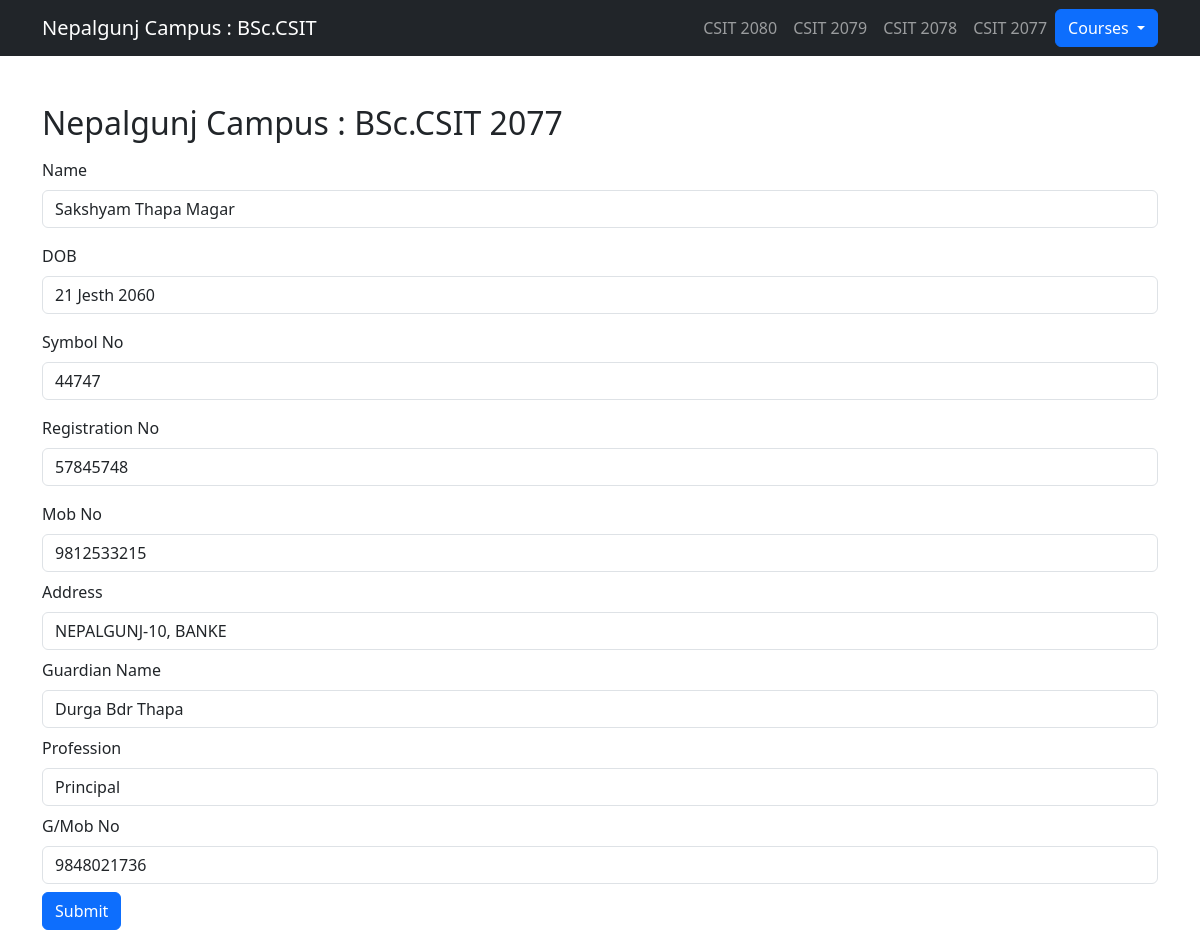
The page /csit/formcsit77/editcsit77/1 on the database its author committed.
### csit/models.py (models this page shows, shortened)
class Csit_2077(models.Model):
    name = models.CharField(max_length=50)
    dob = models.CharField(max_length=30)
    symbol = models.CharField(max_length=20)
    reg = models.CharField(max_length=50)
    mob = models.CharField(max_length=10)
    add = models.CharField(max_length=60)
    guardian = models.CharField(max_length=50)
    prof = models.CharField(max_length=50)
    mobs = models.CharField(max_length=10)
    class Meta:
        db_table = "csit2077"

### csit/views_csit.py (the view, shortened to what this page needs)
# urls.py: path("/formcsit77/editcsit77/<pk>", views_csit.editcsit77, name="editcsit77"),
def editcsit77(request, pk):
    dm = Csit_2077.objects.get(id=pk)
    return render(request, "csit/editcsit77.html", {'dm':dm})

### csit/templates/csit/editcsit77.html (shortened to what this page needs)
{% extends 'csit/base.html' %}
{% block content %}
  <body>
    <div class="container mt-5">
        <h2 class="mb-3">Nepalgunj Campus : BSc.CSIT 2077</h2>
        <form action="{% url 'editcsit77' dm.id %}" method="post">
            <div class="mb-3">
                <label class="form-label">Name</label>
                <input type="text" name="name" class="form-control" placeholder="enter name" value="{{dm.name}}">
            </div>
            <div class="mb-3">
                <label class="form-label">DOB</label>
                <input type="text" name="dob" class="form-control" placeholder="enter DOB" value="{{dm.dob}}">
            </div>
            <div class="mb-3">
                <label class="form-label">Symbol No</label>
                <input type="text" name="symbol" class="form-control"  placeholder="enter retail price" value="{{dm.symbol}}">
            </div>
            <div class="mb-3">
                <label class="form-label">Registration No</label>
                <input type="text" name="reg" class="form-control" placeholder="enter registration no" value="{{dm.reg}}">
            </div>
            <div class="mb-2">
                <label class="form-label">Mob No</label>
                <input type="text" name="mob" class="form-control" placeholder="enter mob no" value="{{dm.mob}}">
            </div>
            <div class="mb-2">
                <label class="form-label">Address</label>
                <input type="text" name="add" class="form-control" placeholder="enter address" value="{{dm.add}}">
            </div>
           <div class="mb-2">
                <label class="form-label">Guardian Name</label>
                <input type="text" name="guardian" class="form-control" placeholder="Guardian name" value="{{dm.guardian}}">
            </div>
          <div class="mb-2">
                <label class="form-label">Profession</label>
                <input type="text" name="prof" class="form-control" placeholder="enter profession" value="{{dm.prof}}">
            </div>
            <div class="mb-2">
                <label class="form-label">G/Mob No </label>
                <input type="text" name="mobs" class="form-control" placeholder="enter guardian mob no" value="{{dm.mobs}}">
            </div>
            <button type="submit" class="btn btn-primary">Submit</button>
        </form>
    </div>
</body>
{% endblock %}

### rows shown on the page
Csit_2077: name "Sakshyam Thapa Magar", dob "21 Jesth 2060", symbol "44747", reg "57845748", mob "9812533215", add "NEPALGUNJ-10, BANKE", guardian "Durga Bdr Thapa", prof "Principal", mobs "9848021736"
